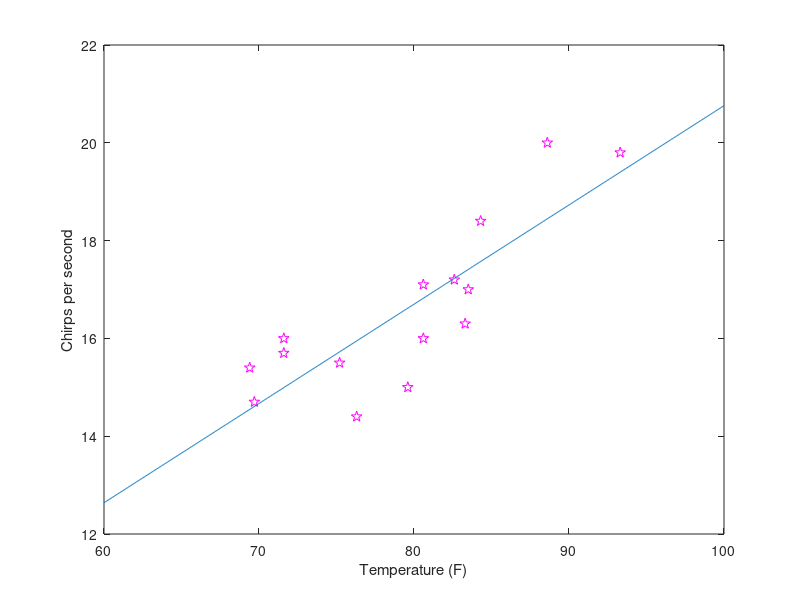

Write MATLAB code to recreate this figure. (Note: this script raises an error after producing the figure.)
clear;clc; close all;
%%  Question 3
%% part a
load('Xcricket.mat','Xcricket');
X = Xcricket(:,2);
y = Xcricket(:,1);
plot(X,y,'pentagramm','MarkerSize',8);
xlabel('Temperature (F)')
ylabel('Chirps per second')
hold on;
%% part b
[m,n] = size(Xcricket);
X = [ones(m,1) X];
theta = (inv(X'*X))*(X')*y;
xx = linspace(60,100,1000);
ss = eval('theta(1)+theta(2)*xx');
plot(xx,ss);
fprintf('using analytical method the coefficients are [ %.4f %.4f ] \n',theta(1),theta(2));
%% part c
theta = zeros(n,1);
alpha = 0.0001;
num_iter = 2000;
[J,theta] = gradient_descent(X,y,theta,alpha,num_iter,false);
fprintf('using gradient descent method the coefficients are [ %.4f %.4f ] \n',theta(1),theta(2));
%% part d
for i= [90 70 32 ]
    fprintf('the expected chirp frequency for a temperature of %i degrees is %.2f \n',i,(theta(1)+theta(2)*i))
end
%% part e
%last for loop includes it
fprintf(' of course the last prediction is pretty crappy, our dataset has  data on living creatures only\n.')